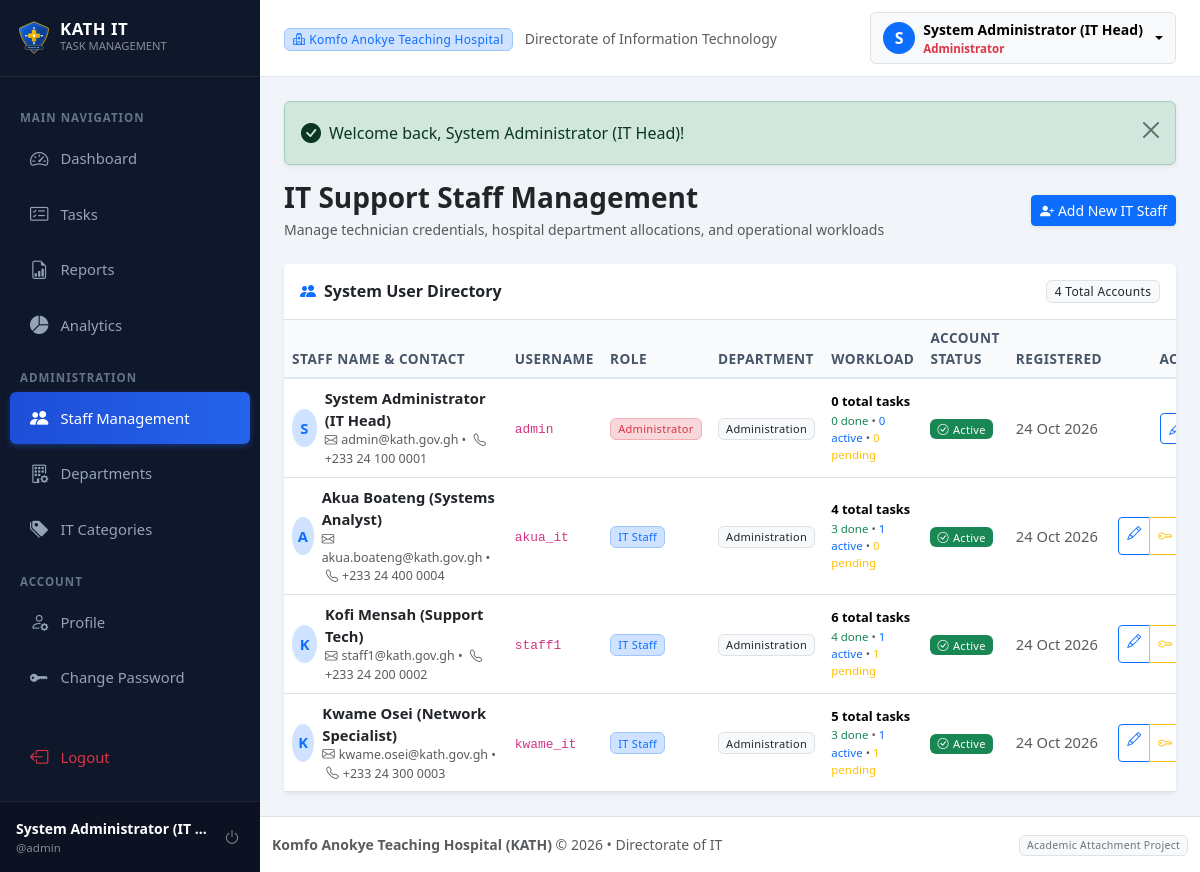
The page /admin/users.php (signed in) on the database its author committed.
### tables this page shows
CREATE TABLE IF NOT EXISTS `users` (
    `id` INT AUTO_INCREMENT PRIMARY KEY,
    `full_name` VARCHAR(150) NOT NULL,
    `username` VARCHAR(60) NOT NULL UNIQUE,
    `email` VARCHAR(150) NOT NULL UNIQUE,
    `phone` VARCHAR(30) NULL,
    `password` VARCHAR(255) NOT NULL,
    `role` ENUM('admin', 'staff') NOT NULL DEFAULT 'staff',
    `department_id` INT NULL,
    `status` ENUM('active', 'inactive') NOT NULL DEFAULT 'active',
    `created_at` TIMESTAMP DEFAULT CURRENT_TIMESTAMP,
    `updated_at` TIMESTAMP DEFAULT CURRENT_TIMESTAMP ON UPDATE CURRENT_TIMESTAMP,
    CONSTRAINT `fk_users_department` FOREIGN KEY (`department_id`) 
        REFERENCES `departments`(`id`) ON DELETE SET NULL ON UPDATE CASCADE
);

CREATE TABLE IF NOT EXISTS `departments` (
    `id` INT AUTO_INCREMENT PRIMARY KEY,
    `department_name` VARCHAR(120) NOT NULL UNIQUE,
    `description` TEXT NULL,
    `status` ENUM('active', 'inactive') NOT NULL DEFAULT 'active',
    `created_at` TIMESTAMP DEFAULT CURRENT_TIMESTAMP,
    `updated_at` TIMESTAMP DEFAULT CURRENT_TIMESTAMP ON UPDATE CURRENT_TIMESTAMP
);

### includes/auth.php (called while the page is built, shortened)
<?php
require_once __DIR__ . '/../config/database.php';
require_once __DIR__ . '/functions.php';
if ($pdo) {
    try {
        $stmt = $pdo->prepare("SELECT id, full_name, username, email, phone, role, department_id, status FROM users WHERE id = :id LIMIT 1");
        $stmt->execute([':id' => $_SESSION['user']['id']]);
    } catch (PDOException $e) {
    }
}

### includes/admin_auth.php (called while the page is built, shortened)
<?php
require_once __DIR__ . '/auth.php';

### admin/users.php (the view, shortened to what this page needs)
<?php
require_once __DIR__ . '/../includes/admin_auth.php';
try {
    $stmt = $pdo->query("
        SELECT u.*,
               d.department_name,
               COUNT(t.id) as total_tasks,
               SUM(CASE WHEN t.status = 'Completed' THEN 1 ELSE 0 END) as completed_tasks,
               SUM(CASE WHEN t.status = 'In Progress' THEN 1 ELSE 0 END) as in_progress_tasks,
               SUM(CASE WHEN t.status = 'Pending' THEN 1 ELSE 0 END) as pending_tasks
        FROM users u
        LEFT JOIN departments d ON u.department_id = d.id
        LEFT JOIN tasks t ON u.id = t.user_id
        GROUP BY u.id
        ORDER BY u.role ASC, u.full_name ASC
    ");
    $users = $stmt->fetchAll();
} catch (PDOException $e) {
    die("Database error: " . $e->getMessage());
}
include __DIR__ . '/../includes/header.php';
?>
<div class="d-flex flex-column flex-md-row justify-content-between align-items-md-center mb-4">
    <div>
        <h3 class="fw-bold mb-1 text-dark">IT Support Staff Management</h3>
        <p class="text-muted mb-0 small">Manage technician credentials, hospital department allocations, and operational workloads</p>
    </div>
    <div class="mt-3 mt-md-0">
        <a href="<?= BASE_URL ?>admin/user_add.php" class="btn btn-primary btn-sm shadow-sm">
            <i class="bi bi-person-plus-fill me-1"></i>Add New IT Staff
        </a>
    </div>
</div>
<div class="card shadow-sm border-0">
    <div class="card-header bg-white py-3 border-bottom d-flex justify-content-between align-items-center">
        <h6 class="mb-0 fw-bold text-dark"><i class="bi bi-people-fill text-primary me-2"></i>System User Directory</h6>
        <span class="badge bg-light text-dark border"><?= count($users) ?> Total Accounts</span>
    </div>
    <div class="card-body p-0">
        <div class="table-responsive">
            <table class="table table-hover align-middle mb-0">
                <thead class="table-light">
                    <tr>
                        <th>Staff Name &amp; Contact</th>
                        <th>Username</th>
                        <th>Role</th>
                        <th>Department</th>
                        <th>Workload</th>
                        <th>Account Status</th>
                        <th>Registered</th>
                        <th class="text-end" style="width: 170px;">Actions</th>
                    </tr>
                </thead>
                <tbody>
                    <?php if (empty($users)): ?>
                        <tr>
                            <td colspan="8" class="text-center py-4 text-muted">No staff records found.</td>
                        </tr>
                    <?php else: ?>
                        <?php foreach ($users as $u): ?>
                            <tr>
                                <td>
                                    <div class="d-flex align-items-center">
                                        <div class="bg-primary-subtle text-primary rounded-circle d-flex align-items-center justify-content-center me-2 fw-bold" style="width: 38px; height: 38px;">
                                            <?= strtoupper(substr($u['full_name'], 0, 1)) ?>
                                        </div>
                                        <div>
                                            <div class="fw-semibold text-dark"><?= h($u['full_name']) ?></div>
                                            <div class="text-muted small" style="font-size: 0.78rem;">
                                                <i class="bi bi-envelope me-1"></i><?= h($u['email']) ?>
                                                <?php if (!empty($u['phone'])): ?>
                                                    &bull; <i class="bi bi-telephone ms-1 me-1"></i><?= h($u['phone']) ?>
                                                <?php endif; ?>
                                            </div>
                                        </div>
                                    </div>
                                </td>
                                <td><code><?= h($u['username']) ?></code></td>
                                <td>
                                    <?php if ($u['role'] === 'admin'): ?>
                                        <span class="badge bg-danger-subtle text-danger border border-danger-subtle">Administrator</span>
                                    <?php else: ?>
                                        <span class="badge bg-primary-subtle text-primary border border-primary-subtle">IT Staff</span>
                                    <?php endif; ?>
                                </td>
                                <td>
                                    <span class="badge bg-light text-dark border">
                                        <?= h($u['department_name'] ?? 'Unassigned') ?>
                                    </span>
                                </td>
                                <td>
                                    <div class="small fw-semibold"><?= (int)$u['total_tasks'] ?> total tasks</div>
                                    <div class="text-muted" style="font-size: 0.72rem;">
                                        <span class="text-success"><?= (int)$u['completed_tasks'] ?> done</span> &bull;
                                        <span class="text-primary"><?= (int)$u['in_progress_tasks'] ?> active</span> &bull;
                                        <span class="text-warning"><?= (int)$u['pending_tasks'] ?> pending</span>
                                    </div>
                                </td>
                                <td>
                                    <?php if ($u['status'] === 'active'): ?>
                                        <span class="badge bg-success"><i class="bi bi-check-circle me-1"></i>Active</span>
                                    <?php else: ?>
                                        <span class="badge bg-secondary"><i class="bi bi-dash-circle me-1"></i>Inactive</span>
                                    <?php endif; ?>
                                </td>
                                <td class="small text-muted">
                                    <?= format_date($u['created_at']) ?>
                                </td>
                                <td class="text-end">
                                    <div class="btn-group btn-group-sm">
                                        <a href="user_edit.php?id=<?= $u['id'] ?>" class="btn btn-outline-primary" title="Edit Staff Details">
                                            <i class="bi bi-pencil"></i>
                                        </a>
                                        <button type="button" class="btn btn-outline-warning"
                                                data-bs-toggle="modal"
                                                data-bs-target="#resetPasswordModal"
                                                data-user-id="<?= $u['id'] ?>"
                                                data-user-name="<?= h($u['full_name']) ?>"
                                                title="Reset Password">
                                            <i class="bi bi-key"></i>
                                        </button>
                                    </div>
                                </td>
                            </tr>
                        <?php endforeach; ?>
                    <?php endif; ?>
                </tbody>
            </table>
        </div>
    </div>
</div>
<?php include __DIR__ . '/../includes/footer.php'; ?>

### includes/header.php (shortened to what this page needs)
<!DOCTYPE html>
<html lang="en">
<head>
    <link href="https://cdn.jsdelivr.net/npm/bootstrap@5.3.2/dist/css/bootstrap.min.css" rel="stylesheet">
    <link rel="stylesheet" href="https://cdn.jsdelivr.net/npm/bootstrap-icons@1.11.3/font/bootstrap-icons.min.css">
    <link rel="stylesheet" href="<?= BASE_URL ?>assets/css/style.css">
</head>
<body>
    <div class="wrapper">
        <?php include __DIR__ . '/sidebar.php'; ?>
        <div class="main-content">
            <nav class="top-navbar d-flex align-items-center justify-content-between">
                <div class="d-flex align-items-center">
                    <div class="d-none d-sm-block">
                        <span class="badge bg-primary-subtle text-primary border border-primary-subtle px-2 py-1 me-2">
                            <i class="bi bi-hospital me-1"></i>Komfo Anokye Teaching Hospital
                        </span>
                        <span class="text-muted small">Directorate of Information Technology</span>
                    </div>
                </div>
                <div class="d-flex align-items-center gap-3">
                    <?php if ($user): ?>
                        <div class="dropdown">
                            <button class="btn btn-light dropdown-toggle d-flex align-items-center gap-2 border" type="button" data-bs-toggle="dropdown" aria-expanded="false">
                                <div class="bg-primary text-white rounded-circle d-flex align-items-center justify-content-center" style="width: 32px; height: 32px; font-weight: 600;">
                                    <?= strtoupper(substr($user['full_name'] ?? 'U', 0, 1)) ?>
                                </div>
                                <div class="text-start d-none d-md-block">
                                    <div class="fw-semibold small leading-tight"><?= h($user['full_name']) ?></div>
                                    <div class="text-muted" style="font-size: 0.72rem;">
                                        <?= $user['role'] === 'admin' ? '<span class="text-danger fw-bold">Administrator</span>' : '<span class="text-primary">IT Support Staff</span>' ?>
                                    </div>
                                </div>
                            </button>
                        </div>
                    <?php endif; ?>
                </div>
            </nav>
            <div class="container-fluid p-4">

### includes/sidebar.php (shortened to what this page needs)
<?php
$user = current_user();
$currentScript = basename($_SERVER['SCRIPT_NAME'] ?? '');
$isAdmin = is_admin();
?>
<aside class="sidebar">
    <a href="<?= BASE_URL ?><?= $isAdmin ? 'admin/dashboard.php' : 'staff/dashboard.php' ?>" class="sidebar-brand text-decoration-none">
        <img src="<?= BASE_URL ?>assets/images/kath-badge.svg" alt="KATH Badge" width="36" height="36" class="me-2">
        <div class="d-flex flex-column">
            <span class="lh-1 text-white" style="font-size: 1.05rem; letter-spacing: 0.5px;">KATH IT</span>
            <span class="text-white-50" style="font-size: 0.7rem; font-weight: 400;">TASK MANAGEMENT</span>
        </div>
    </a>
    <div class="nav flex-column py-3 flex-grow-1 overflow-auto">
        <?php if ($isAdmin): ?>
            <div class="sidebar-heading">Main Navigation</div>
            <a href="<?= BASE_URL ?>admin/dashboard.php" class="nav-link <?= $currentScript === 'dashboard.php' ? 'active' : '' ?>">
                <i class="bi bi-speedometer2"></i>
                <span>Dashboard</span>
            </a>
            <a href="<?= BASE_URL ?>admin/tasks.php" class="nav-link <?= in_array($currentScript, ['tasks.php', 'task_view.php', 'task_edit.php']) ? 'active' : '' ?>">
                <i class="bi bi-card-checklist"></i>
                <span>Tasks</span>
            </a>
            <a href="<?= BASE_URL ?>admin/reports.php" class="nav-link <?= $currentScript === 'reports.php' ? 'active' : '' ?>">
                <i class="bi bi-file-earmark-bar-graph"></i>
                <span>Reports</span>
            </a>
            <a href="<?= BASE_URL ?>admin/analytics.php" class="nav-link <?= $currentScript === 'analytics.php' ? 'active' : '' ?>">
                <i class="bi bi-pie-chart-fill"></i>
                <span>Analytics</span>
            </a>
            <div class="sidebar-heading">Administration</div>
            <a href="<?= BASE_URL ?>admin/users.php" class="nav-link <?= in_array($currentScript, ['users.php', 'user_add.php', 'user_edit.php']) ? 'active' : '' ?>">
                <i class="bi bi-people-fill"></i>
                <span>Staff Management</span>
            </a>
            <a href="<?= BASE_URL ?>admin/departments.php" class="nav-link <?= $currentScript === 'departments.php' ? 'active' : '' ?>">
                <i class="bi bi-building-gear"></i>
                <span>Departments</span>
            </a>
            <a href="<?= BASE_URL ?>admin/categories.php" class="nav-link <?= $currentScript === 'categories.php' ? 'active' : '' ?>">
                <i class="bi bi-tags-fill"></i>
                <span>IT Categories</span>
            </a>
            <div class="sidebar-heading">Account</div>
            <a href="<?= BASE_URL ?>admin/profile.php" class="nav-link <?= $currentScript === 'profile.php' ? 'active' : '' ?>">
                <i class="bi bi-person-gear"></i>
                <span>Profile</span>
            </a>
            <a href="<?= BASE_URL ?>admin/profile.php#password" class="nav-link">
                <i class="bi bi-key-fill"></i>
                <span>Change Password</span>
            </a>
        <?php endif; ?>
        <div class="mt-auto pt-3">
            <a href="<?= BASE_URL ?>logout.php" class="nav-link text-danger">
                <i class="bi bi-box-arrow-left"></i>
                <span>Logout</span>
            </a>
        </div>
    </div>
    <?php if ($user): ?>
        <div class="sidebar-user d-flex align-items-center">
            <div class="flex-grow-1 overflow-hidden me-2">
                <div class="text-white text-truncate small fw-bold"><?= h($user['full_name']) ?></div>
                <div class="text-white-50 text-truncate" style="font-size: 0.72rem;">@<?= h($user['username']) ?></div>
            </div>
            <a href="<?= BASE_URL ?>logout.php" class="btn btn-sm btn-outline-secondary text-white-50 border-0 p-1" title="Sign Out">
                <i class="bi bi-power fs-6"></i>
            </a>
        </div>
    <?php endif; ?>
</aside>

### rows shown on the page
users: full_name "System Administrator (IT…", username "admin", full_name "S", full_name "System Administrator (IT Head)", email "admin@kath.gov.gh", phone "+233 24 100 0001", role "Administrator", department.department_name "Administration", total_tasks "0", completed_tasks "0", in_progress_tasks "0", pending_tasks "0", status "active" (drawn), created_at "24 Oct 2026"
users: full_name "A", full_name "Akua Boateng (Systems Analyst)", email "akua.boateng@kath.gov.gh", phone "+233 24 400 0004", username "akua_it", role "IT Staff", department.department_name "Administration", total_tasks "4", completed_tasks "3", in_progress_tasks "1", pending_tasks "0", status "active" (drawn), created_at "24 Oct 2026"
users: full_name "K", full_name "Kofi Mensah (Support Tech)", email "staff1@kath.gov.gh", phone "+233 24 200 0002", username "staff1", role "IT Staff", department.department_name "Administration", total_tasks "6", completed_tasks "4", in_progress_tasks "1", pending_tasks "1", status "active" (drawn), created_at "24 Oct 2026"
users: full_name "K", full_name "Kwame Osei (Network Specialist)", email "kwame.osei@kath.gov.gh", phone "+233 24 300 0003", username "kwame_it", role "IT Staff", department.department_name "Administration", total_tasks "5", completed_tasks "3", in_progress_tasks "1", pending_tasks "1", status "active" (drawn), created_at "24 Oct 2026"

### other values the page prints
$message "Welcome back, System Administrator (IT Head)!"
count($users) "4"
